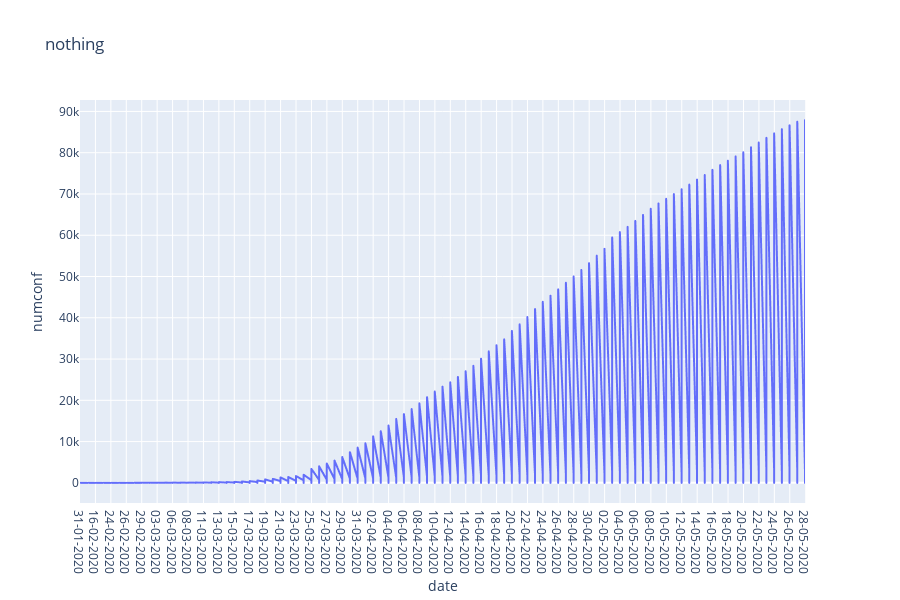

This figure's notebook cell:
### Code cell
fig = px.line(df, x = 'date', y = 'numconf', title='nothing')
fig.show()

### Figure 1 — Plotly figure (JSON) as saved in the notebook; plotly's stock layout.template omitted (floating-point values rounded to 4 significant figures; data arrays with more than 128 entries replaced by an {"elided": "..."} marker saying what was removed)
{"data": [{"hoverlabel": {"namelength": 0}, "hovertemplate": "date=%{x}<br>numconf=%{y}", "legendgroup": "", "line": {"color": "#636efa", "dash": "solid"}, "mode": "lines", "name": "", "showlegend": false, "type": "scattergl", "x": {"elided": "1242 str values"}, "xaxis": "x", "y": {"elided": "1242 int values"}, "yaxis": "y"}], "layout": {"height": 600, "legend": {"tracegroupgap": 0}, "title": {"text": "nothing"}, "xaxis": {"anchor": "y", "domain": [0, 0.98], "title": {"text": "date"}}, "yaxis": {"anchor": "x", "domain": [0, 1], "title": {"text": "numconf"}}}}
